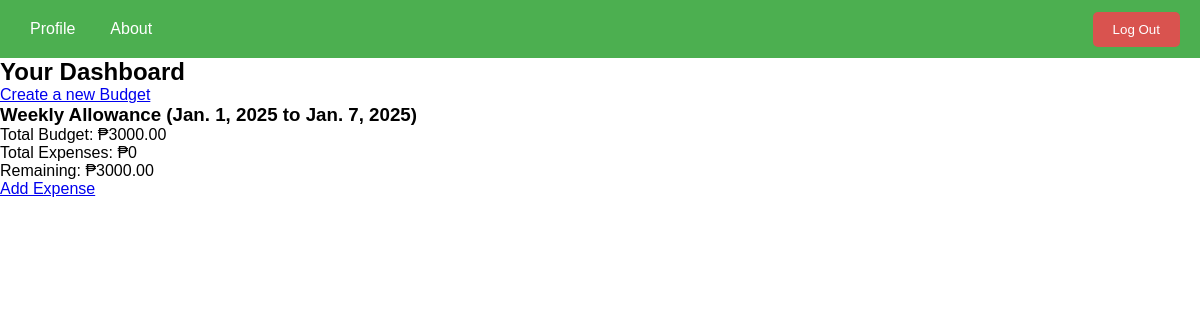
The page /dashboard/ (signed in) on the database its author committed.
### app/models.py (models this page shows, shortened)
class Budget(models.Model):
    user = models.ForeignKey(User, on_delete=models.CASCADE, related_name="budgets")
    name = models.CharField(max_length=100)  # e.g., "January Budget"
    total_amount = models.DecimalField(max_digits=10, decimal_places=2)  # Total budget for the month
    start_date = models.DateField()
    end_date = models.DateField()
    def total_expenses(self):
        return self.expenses.aggregate(models.Sum('amount'))['amount__sum'] or 0
    def remaining_budget(self):
        return self.total_amount - self.total_expenses()

### app/views.py (the view)
# urls.py: path('dashboard/', views.dashboard, name='dashboard'),
@login_required
def dashboard(request):
    budgets = Budget.objects.filter(user=request.user)
    return render(request, 'app/dashboard.html', {'budgets': budgets})

### app/templates/app/dashboard.html (shortened to what this page needs)
{% load static %}
<head>
</head>
{% include 'app/navbar.html' %}
{% block content %}
<h2>Your Dashboard</h2>
<a href="{% url 'create_budget' %}">Create a new Budget</a>
<div>
    {% for budget in budgets %}
    <h3>{{ budget.name }} ({{ budget.start_date }} to {{ budget.end_date }})</h3>
    <p>Total Budget: ₱{{ budget.total_amount }}</p>
    <p>Total Expenses: ₱{{ budget.total_expenses }}</p>
    <p>Remaining: ₱{{ budget.remaining_budget }}</p>
    <a href="{% url 'add_expense' budget.id %}">Add Expense</a>
    {% endfor %}
</div>
{% endblock %}

### app/templates/app/navbar.html (style rules this page uses)
* { margin: 0; padding: 0; box-sizing: border-box; }

### rows shown on the page
Budget: name "Weekly Allowance", start_date "Jan. 1, 2025", end_date "Jan. 7, 2025", total_amount "3000.00", total_expenses "0", remaining_budget "3000.00"
